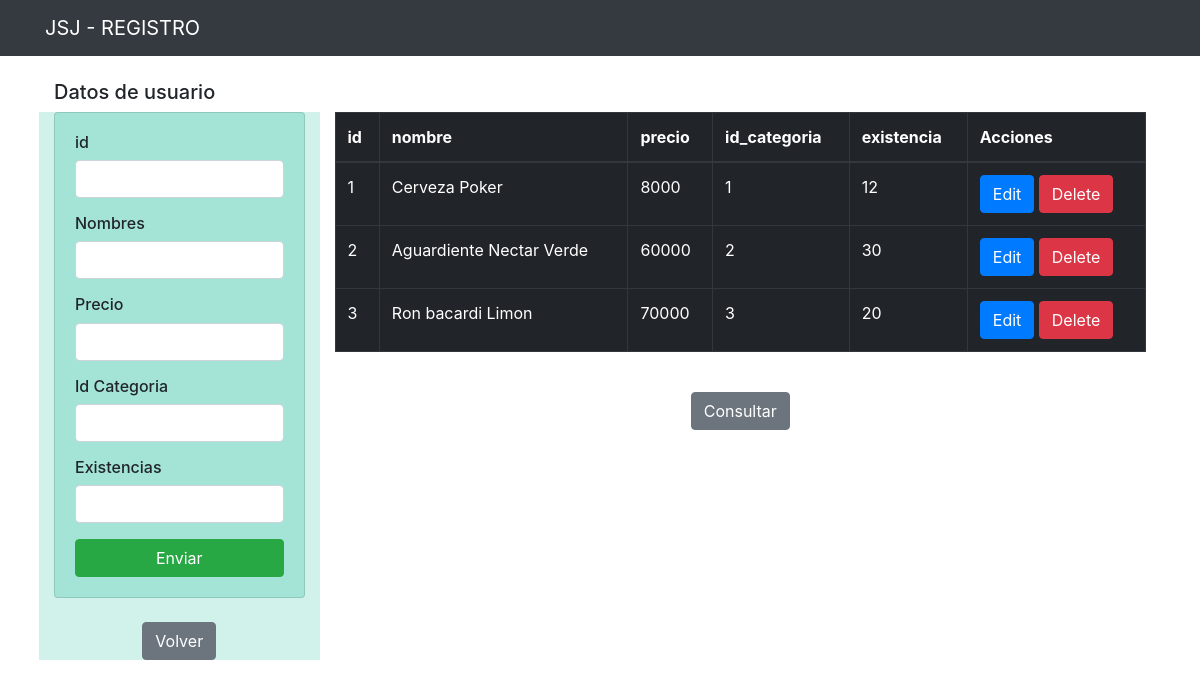
/admin/indexp.php, run on the app's committed database.
### tables this page shows
CREATE TABLE `producto` (
  `id` int(11) NOT NULL,
  `nombre` varchar(50) NOT NULL,
  `precio` int(11) NOT NULL,
  `id_categoria` int(11) NOT NULL,
  `existencia` int(11) NOT NULL
);

### admin/indexp.php (the view, shortened to what this page needs)
<?php include("db.php")
 ?>
<?php include("include/header.php") ?>
<div class="container p-4">
	<h5>Datos de usuario</h5>
	<div class="row">
		<div class="col-md-3" style="background-color:#D1F2EB">
			<div class="card card-body" style="background-color:#A3E4D7">
				<form action="save_taskp.php" method="POST">
				<h6>id</h6>
					<div class="form-group">
						<input type="number" name="id" class="form-control" placeholder="" required
						minlength="10" maxlength="10" autofocus>
					</div>
					<div class="form-group">
						<h6>Nombres</h6>
						<input type="text" name="nombre" class="form-control" placeholder="" required
						minlength="3" maxlength="30" autofocus>
					</div>
					<div class="form-group">
						<h6>Precio</h6>
						<input type="number" name="precio" class="form-control" placeholder="" required
						minlength="4" maxlength="10" autofocus>
					</div>
					<h6>Id Categoria</h6>
					<div class="form-group">
						<input type="number" name="id_categoria" class="form-control" placeholder="" required
						minlength="10" maxlength="10" autofocus>
					</div>
					<h6>Existencias</h6>
					<div class="form-group">
					<input type="number" name="existencia" class="form-control" placeholder="" required
						minlength="3" maxlength="15" autofocus>
					</div>
					<input type="submit" class="btn btn-success btn-block" name="save_taskp" value="Enviar">
				</form>
			</div>
			<center><br><a class="btn btn-secondary" href="admin.php" role="button">Volver</a></center>
		</div>
		<div class="col-md-9">
			<table class="table table-bordered table-dark">
				<thead>
					<tr>
						<th>id</th>
						<th>nombre</th>
						<th>precio</th>
						<th>id_categoria</th>
						<th>existencia</th>
						<th>Acciones</th>
					</tr>
				</thead >
				<tbody>
					<?php
					$query = "SELECT * FROM producto";
					$result_tasks = mysqli_query($conn, $query);
					while ($row = mysqli_fetch_array($result_tasks)) { ?>
						<tr>
							<td><?php echo $row['id'] ?></td>
							<td><?php echo $row['nombre'] ?></td>
							<td><?php echo $row['precio'] ?></td>
							<td><?php echo $row['id_categoria'] ?></td>
							<td><?php echo $row['existencia'] ?></td>
							<td>
								<a href="editp.php?id=<?php echo $row['id']?>" class ="btn btn-primary">
									Edit
								</a>
								<a href="delete_taskp.php?id=<?php echo $row['id']?>" class ="btn btn-danger">
									Delete
								</a>
							</td>
						</tr>
					<?php } ?>
				</tbody>
			</table>
			<center><br><a class="btn btn-secondary" href="buscarp.php" role="button">Consultar</a></center>
		</div>
	</div>
</div>
<?php include("include/footer.php") ?>

### data on the page
producto: id "1", nombre "Cerveza Poker", precio "8000", id_categoria "1", existencia "12"
producto: id "2", nombre "Aguardiente Nectar Verde", precio "60000", id_categoria "2", existencia "30"
producto: id "3", nombre "Ron bacardi Limon", precio "70000", id_categoria "3", existencia "20"
